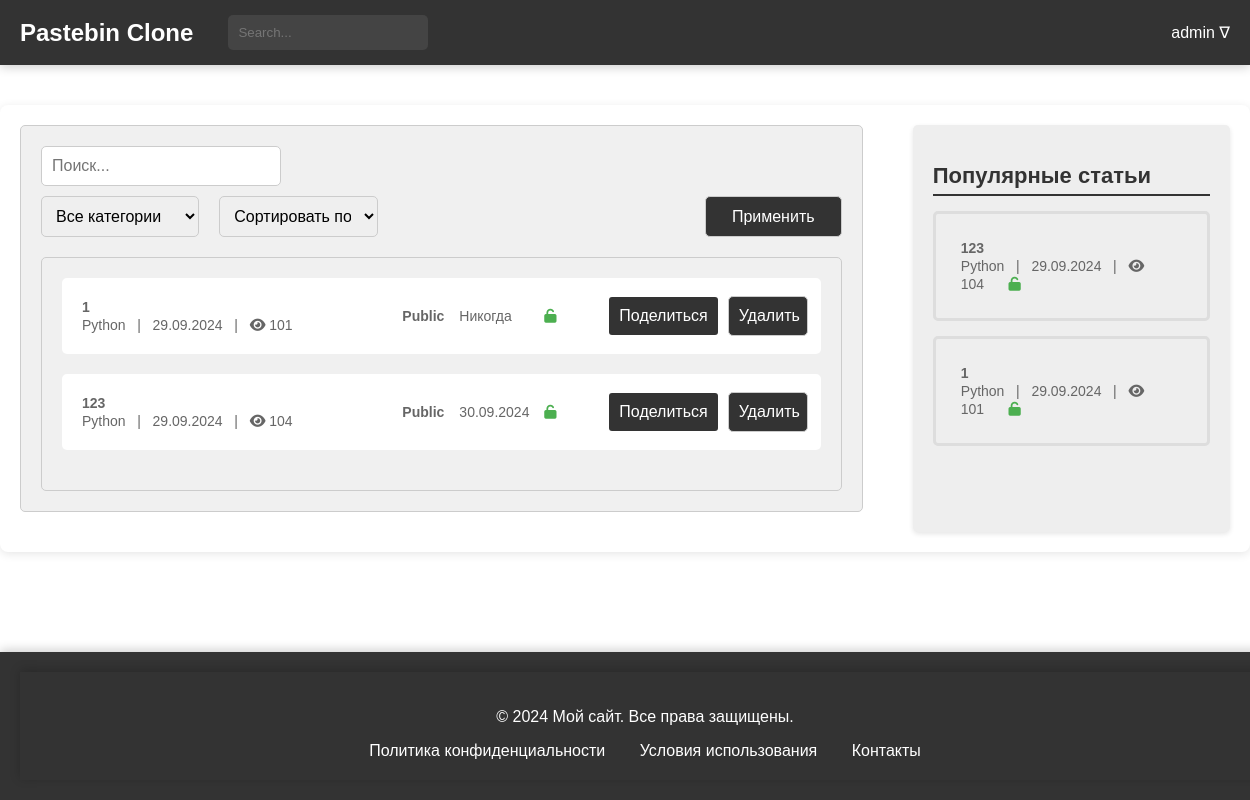
Before: /users/posts/ (signed in) with the older database file.
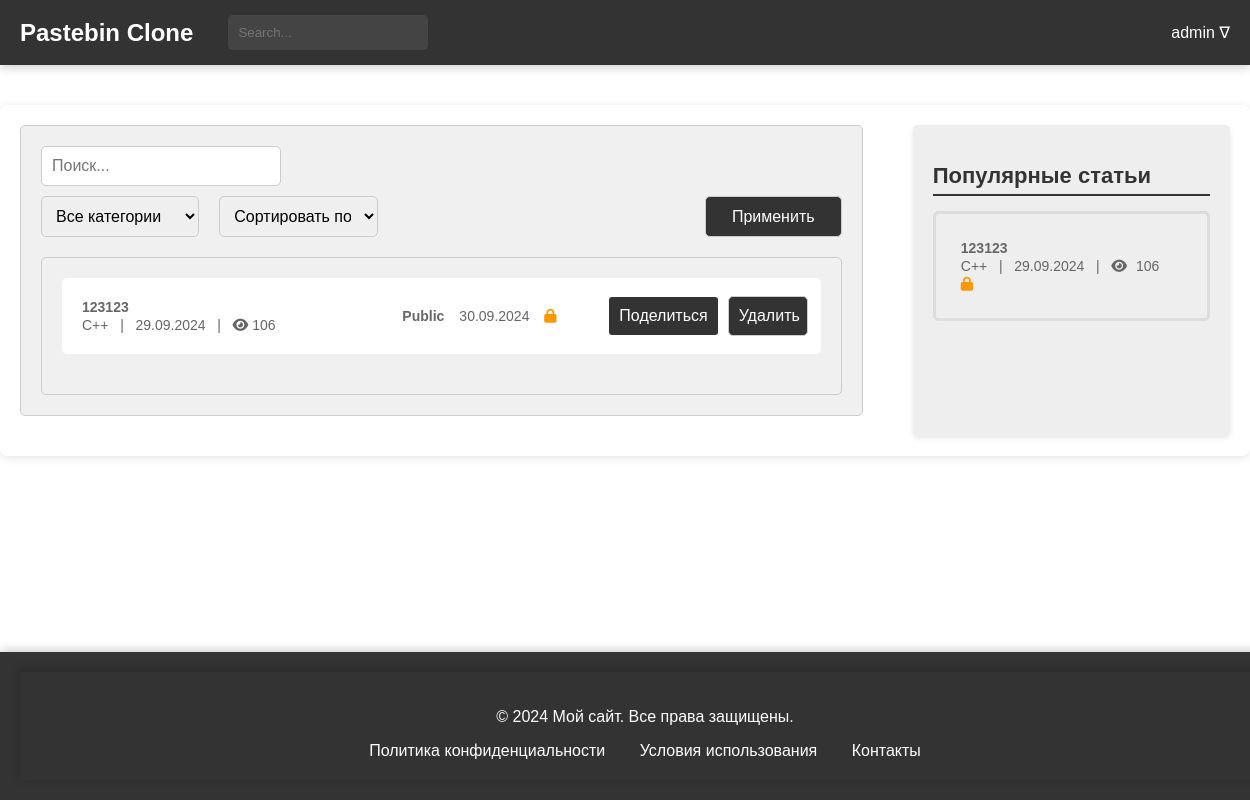
After: the same page with the newer database file.
### blog/models.py (models this page shows, shortened)
class Paste(models.Model):
    ACCESS_STATUS_CHOICES = [
        (0, 'Private'),
        (1, 'Public'),
        (2, 'Draft'),
    ]
    TIME_LIVE_CHOICES = [
        (None, 'Никогда'),
        (timedelta(hours=1), 'Через 1 час'),
        (timedelta(days=1), 'Через 1 день'),
        (timedelta(weeks=1), 'Через 1 неделю'),
    ]
    title = models.CharField(max_length=200)
    content = models.TextField()
    author = models.ForeignKey(User, on_delete=models.CASCADE)
    created_at = models.DateTimeField(auto_now_add=True)
    updated_at = models.DateTimeField(auto_now=True)
    slug = models.UUIDField(default=uuid.uuid4, editable=False, unique=True)
    tags = models.ManyToManyField(Tag, related_name='posts')
    category = models.ForeignKey(Category, on_delete=models.SET_NULL, null=True)
    access_status = models.IntegerField(choices=ACCESS_STATUS_CHOICES, default=1)
    time_live = models.DurationField(null=True, blank=True)
    password = models.CharField(max_length=100, null=True, blank=True)
    is_delete_after_read = models.BooleanField(default=False)
    views_count = models.PositiveIntegerField(default=100)
    def get_absolute_url(self):
        return reverse('blog:post-detail', kwargs={'slug': self.slug})
    def get_deletion_date(self):
        if self.time_live:
            deletion_date = timezone.now() + self.time_live
            return deletion_date.strftime('%d.%m.%Y')
        return "Никогда"
    def get_formatted_created_at(self):
        return self.created_at.strftime('%d.%m.%Y')
    class Meta:
        verbose_name = 'Паста'
        verbose_name_plural = 'Паста'

class Category(models.Model):
    name = models.CharField(max_length=30, unique=True)
    parent = models.ForeignKey(
        'self',
        on_delete=models.CASCADE,
        null=True, blank=True,
        related_name='subcategories'
    )
    def __str__(self):
        return self.name
    class Meta:
        verbose_name = 'Категория'
        verbose_name_plural = 'Категории'

### users/views.py (the view)
# urls.py: path('posts/', views.posts_list, name='posts-list'),
def posts_list(request):
    user = request.user
    posts = Paste.objects.filter(author=user).order_by('-created_at')
    popular_posts = Paste.objects.order_by('-views_count')[:5]
    return render(request, 'users/users_posts.html', {
        'posts': posts,
        'popular_posts': popular_posts
    })

### users/templates/users/users_posts.html (shortened to what this page needs)
{% extends 'blog/temps/base.html' %}
{% load static %}
{% block head %}
    <link rel="stylesheet" type="text/css" href="{% static 'css/users_posts.css' %}">
    <link rel="stylesheet" href="https://cdnjs.cloudflare.com/ajax/libs/font-awesome/6.0.0-beta3/css/all.min.css">
{% endblock %}
{% block content %}
<main>
    <div class="main-container">
        <div class="post-filter">
            <form>
                <input type="search" placeholder="Поиск...">
                <div style="display: flex; justify-content: space-between; margin-top: 10px;">
                    <select name="category" style="width: 35%;">
                        <option value="">Все категории</option>
                    </select>
                    <select name="sort" style="width: 35%; margin-left: 20px;">
                        <option value="">Сортировать по</option>
                    </select>
                    <button type="submit" style="margin-left: 327px;">Применить</button>
                </div>
            </form>
            <div class="post-list">
                <ul>
                    {% for post in posts %}
                    <li class="post-item">
                        <div class="post-details">
                            <a href="{% url 'blog:post-detail' post.slug %}">
                                <span class="article-title">{{ post.title }}</span>
                                <br>
                                <span class="article-meta">{{ post.category }} &nbsp; | &nbsp; {{ post.get_formatted_created_at }} &nbsp; |  &nbsp;
                                    <i class="fa fa-eye"></i> <span class="view-count">{{post.views_count}}</span></span>
                            </a>
                        </div>
                        <div class="post-actions">
                            <span class="post-status">{{ post.get_access_status_display }}</span>
                            <span class="post-time">{{ post.get_deletion_date }}</span>
                            {% if post.password %}
                            <span><i class="fa fa-lock" aria-hidden="true" style="color: #FF9800;"></i></span>
                            {% else %}
                            <span><i class="fa fa-unlock" aria-hidden="true" style="color: #4CAF50;"></i></span>
                            {% endif %}
                            <button class="post-share-button" onclick="copyToClipboard('{{ post.get_absolute_url }}')">
                                Поделиться
                            </button>
                            <form method="post" action="{% url 'blog:post-delete' post.id %}">
                                <button type="submit">Удалить</button>
                            </form>
                        </div>
                    </li>
                    {% endfor %}
                </ul>
            </div>
        </div>
        {% include 'blog/temps/popular_posts.html' %}
    </div>
</main>
{% endblock %}

### blog/templates/blog/temps/popular_posts.html
{% load static %}
<head>
    <link rel="stylesheet" type="text/css" href="{% static 'css/popular_posts.css' %}">
</head>
<div class="right-block">
    <h2>Популярные статьи</h2>
    <ul>
        {% for popular_post in popular_posts %}
        <li>
            <a href="{% url 'blog:post-detail' popular_post.slug %}">
                <span class="article-title">{{popular_post.title}}</span>
                <br>
                <span class="article-meta">{{ popular_post.category }} &nbsp; | &nbsp; {{ popular_post.get_formatted_created_at }} &nbsp; |  &nbsp;
                                    <i class="fa fa-eye"></i> <span
                            class="view-count">{{popular_post.views_count}}</span></span>
                {% if popular_post.password %}
                <span><i class="fa fa-lock" aria-hidden="true" style="color: #FF9800;"></i></span>
                {% else %}
                <span><i class="fa fa-unlock" aria-hidden="true" style="color: #4CAF50;"></i></span>
                {% endif %}
            </a>
        </li>
        {% endfor %}
    </ul>
</div>

Changed rows visible on the page:
removed Paste: title "1", category "Python", get_formatted_created_at "29.09.2024", views_count "101", access_status "Public", get_deletion_date "Никогда"
removed Paste: title "123", category "Python", get_formatted_created_at "29.09.2024", views_count "104", access_status "Public", get_deletion_date "30.09.2024"
added Paste: title "123123", category "C++", get_formatted_created_at "29.09.2024", views_count "106", access_status "Public", get_deletion_date "30.09.2024"
